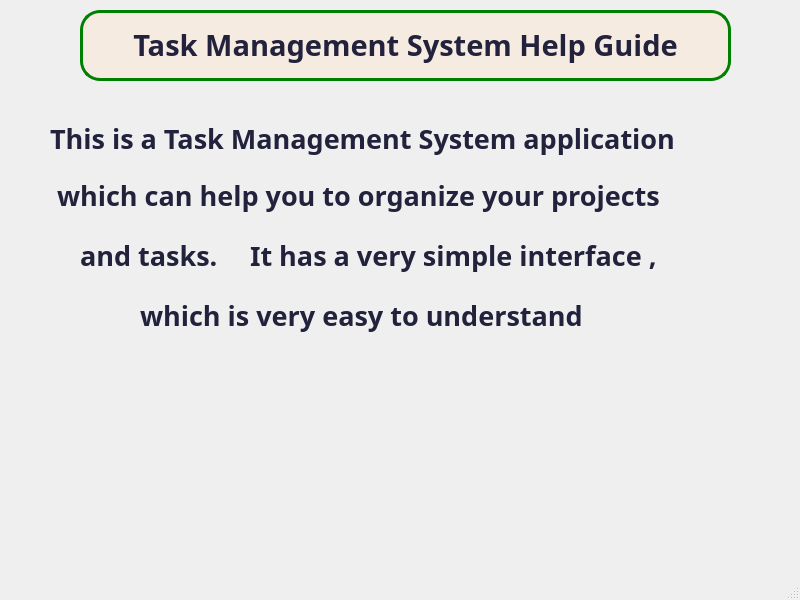
<?xml version="1.0" encoding="UTF-8"?>
<ui version="4.0">
 <class>helpWindow</class>
 <widget class="QMainWindow" name="helpWindow">
  <property name="geometry">
   <rect>
    <x>0</x>
    <y>0</y>
    <width>800</width>
    <height>600</height>
   </rect>
  </property>
  <property name="windowTitle">
   <string>MainWindow</string>
  </property>
  <widget class="QWidget" name="centralwidget">
   <widget class="QLabel" name="title">
    <property name="geometry">
     <rect>
      <x>80</x>
      <y>10</y>
      <width>651</width>
      <height>71</height>
     </rect>
    </property>
    <property name="font">
     <font>
      <family>Sans</family>
      <pointsize>22</pointsize>
      <weight>75</weight>
      <bold>true</bold>
     </font>
    </property>
    <property name="styleSheet">
     <string notr="true">QLabel {
	background-color: #f5ebe0;
	color: #22223d;
	border: 3px solid green;
	border-radius: 20px;
}</string>
    </property>
    <property name="text">
     <string>Task Management System Help Guide</string>
    </property>
    <property name="textFormat">
     <enum>Qt::RichText</enum>
    </property>
    <property name="alignment">
     <set>Qt::AlignCenter</set>
    </property>
   </widget>
   <widget class="QLabel" name="txt1">
    <property name="geometry">
     <rect>
      <x>50</x>
      <y>120</y>
      <width>841</width>
      <height>41</height>
     </rect>
    </property>
    <property name="font">
     <font>
      <family>Sans</family>
      <pointsize>20</pointsize>
      <weight>75</weight>
      <bold>true</bold>
     </font>
    </property>
    <property name="styleSheet">
     <string notr="true">QLabel {
	color: #22223d;
}</string>
    </property>
    <property name="text">
     <string>This is a Task Management System application</string>
    </property>
    <property name="alignment">
     <set>Qt::AlignLeading|Qt::AlignLeft|Qt::AlignTop</set>
    </property>
   </widget>
   <widget class="QLabel" name="txt2">
    <property name="geometry">
     <rect>
      <x>50</x>
      <y>130</y>
      <width>891</width>
      <height>131</height>
     </rect>
    </property>
    <property name="font">
     <font>
      <family>Sans</family>
      <pointsize>20</pointsize>
      <weight>75</weight>
      <bold>true</bold>
     </font>
    </property>
    <property name="styleSheet">
     <string notr="true">QLabel {
	color: #22223d;
}</string>
    </property>
    <property name="text">
     <string> which can help you to organize your projects </string>
    </property>
   </widget>
   <widget class="QLabel" name="txt3">
    <property name="geometry">
     <rect>
      <x>80</x>
      <y>230</y>
      <width>181</width>
      <height>51</height>
     </rect>
    </property>
    <property name="font">
     <font>
      <family>Sans</family>
      <pointsize>20</pointsize>
      <weight>75</weight>
      <bold>true</bold>
     </font>
    </property>
    <property name="styleSheet">
     <string notr="true">QLabel {
	color: #22223d;
}</string>
    </property>
    <property name="text">
     <string>and tasks.</string>
    </property>
   </widget>
   <widget class="QLabel" name="txt4">
    <property name="geometry">
     <rect>
      <x>250</x>
      <y>210</y>
      <width>471</width>
      <height>91</height>
     </rect>
    </property>
    <property name="font">
     <font>
      <family>Sans</family>
      <pointsize>20</pointsize>
      <weight>75</weight>
      <bold>true</bold>
     </font>
    </property>
    <property name="styleSheet">
     <string notr="true">QLabel {
	color: #22223d;
}</string>
    </property>
    <property name="text">
     <string>It has a very simple interface ,</string>
    </property>
   </widget>
   <widget class="QLabel" name="txt5">
    <property name="geometry">
     <rect>
      <x>140</x>
      <y>240</y>
      <width>601</width>
      <height>151</height>
     </rect>
    </property>
    <property name="font">
     <font>
      <family>Sans</family>
      <pointsize>20</pointsize>
      <weight>75</weight>
      <bold>true</bold>
     </font>
    </property>
    <property name="styleSheet">
     <string notr="true">QLabel {
	color: #22223d;
}</string>
    </property>
    <property name="text">
     <string>which is very easy to understand</string>
    </property>
   </widget>
   <widget class="QLabel" name="picture">
    <property name="geometry">
     <rect>
      <x>230</x>
      <y>360</y>
      <width>721</width>
      <height>191</height>
     </rect>
    </property>
    <property name="text">
     <string/>
    </property>
   </widget>
  </widget>
  <widget class="QMenuBar" name="menubar">
   <property name="geometry">
    <rect>
     <x>0</x>
     <y>0</y>
     <width>800</width>
     <height>22</height>
    </rect>
   </property>
  </widget>
  <widget class="QStatusBar" name="statusbar"/>
 </widget>
 <resources/>
 <connections/>
</ui>
